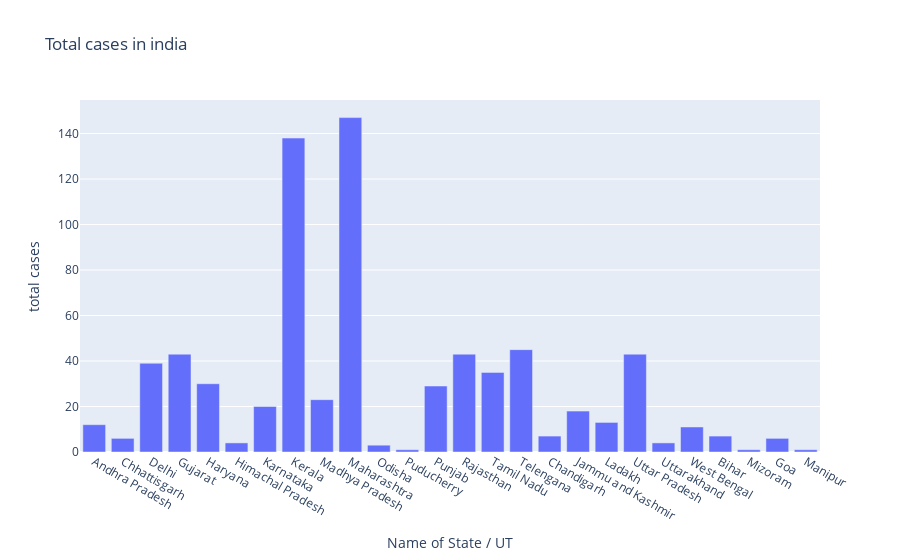

The notebook cell saved with this chart:
### Code cell
#plotly
fig=go.Figure()
fig.add_trace(go.Bar(x=df['Name of State / UT'],y=df['total cases']))
fig.update_layout(title='Total cases in india',xaxis=dict(title='Name of State / UT'),yaxis=dict(title='total cases'))

### Figure 1 — Plotly figure (JSON) as saved in the notebook; plotly's stock layout.template omitted (floating-point values rounded to 4 significant figures)
{"data": [{"type": "bar", "x": ["Andhra Pradesh", "Chhattisgarh", "Delhi", "Gujarat", "Haryana", "Himachal Pradesh", "Karnataka", "Kerala", "Madhya Pradesh", "Maharashtra", "Odisha", "Puducherry", "Punjab", "Rajasthan", "Tamil Nadu", "Telengana", "Chandigarh", "Jammu and Kashmir", "Ladakh", "Uttar Pradesh", "Uttarakhand", "West Bengal", "Bihar", "Mizoram", "Goa", "Manipur"], "y": [12, 6, 39, 43, 30, 4, 20, 138, 23, 147, 3, 1, 29, 43, 35, 45, 7, 18, 13, 43, 4, 11, 7, 1, 6, 1]}], "layout": {"title": {"text": "Total cases in india"}, "xaxis": {"title": {"text": "Name of State / UT"}}, "yaxis": {"title": {"text": "total cases"}}}}
